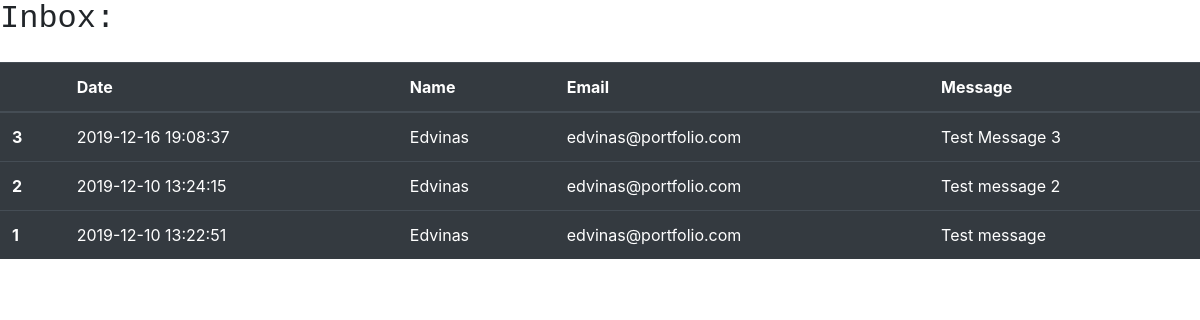
The app's page /admin/index.php with its own data.
### tables this page shows
CREATE TABLE `messages` (
  `id` int(11) NOT NULL,
  `name` varchar(25) NOT NULL,
  `email` varchar(45) NOT NULL,
  `message` mediumtext NOT NULL,
  `date` datetime NOT NULL
);

### classes/database.class.php (called while the page is built, shortened)
<?php
class Database {
    public function connect() {
        $this->dbhost = "localhost";
        $this->dbuser = "root";
        $this->dbpass = "";
        $this->dbname = "portfoliodb";
        $this->charset = "UTF8";
        try {
           $dsn = 'mysql:host=' . $this->dbhost . ';dbname=' . $this->dbname . ';charset=' . $this->charset;
           $pdo = new PDO($dsn, $this->dbuser, $this->dbpass);
           $pdo->setAttribute(PDO::ATTR_ERRMODE, PDO::ERRMODE_EXCEPTION);
           return $pdo;
        } catch(PDOException $e) {
            echo "Connection failed:" . $e->getMessage();
        }
    }
    public function getData($sql) {
        $stmt = $this->connect()->prepare($sql);
        $stmt->execute();
        while($row = $stmt->fetch()) {
            $data[] = new Getmessages($row);
        }
        if(!empty($data)) {
            return $data;
        } else {
            return false;
        }
    }
}

### classes/getmessages.class.php (called while the page is built)
<?php
class Getmessages {
    private $id,
            $name,
            $email,
            $message,
            $date;
    public function __construct($dbRows) {
        $this->id = $dbRows['id'];
        $this->name = $dbRows['name'];
        $this->email = $dbRows['email'];
        $this->message = $dbRows['message'];
        $this->date = $dbRows['date'];
    }
    public function getId() {
        return $this->id;
    }
    public function getName() {
        return $this->name;
    }
    public function getEmail() {
        return $this->email;
    }
    public function getMessage() {
        return $this->message;
    }
    public function getDate() {
        return $this->date;
    }
}

### admin/index.php (the view, shortened to what this page needs)
<?php
include '../classes/database.class.php';
include '../classes/getmessages.class.php';
$db = new Database();
$data = $db->getData("SELECT * FROM messages ORDER BY date DESC");
?>
<!DOCTYPE html>
<html lang="en">
<head>
    <link rel="stylesheet" href="https://stackpath.bootstrapcdn.com/bootstrap/4.3.1/css/bootstrap.min.css"
>
</head>
<body class="">
<pre><h2>Inbox:</h2></pre>
<table class="table table-dark">
  <thead>
    <tr>
      <th scope="col"></th>
      <th scope="col">Date</th>
      <th scope="col">Name</th>
      <th scope="col">Email</th>
      <th scope="col">Message</th>
    </tr>
  </thead>
  <tbody>
  <?php if($data) {
  foreach($data as $dat) { ?>
    <tr>
      <th scope="row"><?php echo $dat->getId() ?></th>
      <td><?php echo $dat->getDate() ?></td>
      <td><?php echo $dat->getName() ?></td>
      <td><?php echo $dat->getEmail() ?></td>
      <td><?php echo $dat->getMessage() ?></td>
    </tr>
    <?php } ?>
  <?php } else {
      echo "No messages found!";
  } ?>
  </tbody>
</table>
</body>
</html>

### records on screen
messages: id "3", date "2019-12-16 19:08:37", name "Edvinas", email "edvinas@portfolio.com", message "Test Message 3"
messages: id "2", date "2019-12-10 13:24:15", name "Edvinas", email "edvinas@portfolio.com", message "Test message 2"
messages: id "1", date "2019-12-10 13:22:51", name "Edvinas", email "edvinas@portfolio.com", message "Test message"
